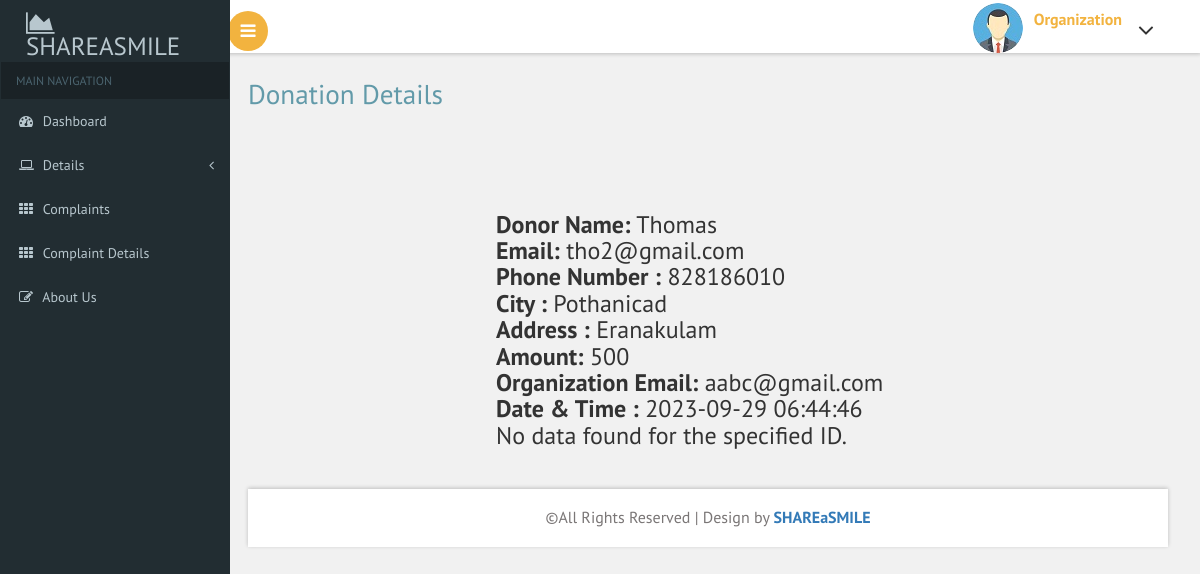
Screenshot of /organisation/fulldetails.php?id=28 with the database file from the repository.
### tables this page shows
CREATE TABLE `payment` (
  `payment_id` int(11) NOT NULL,
  `full_name` varchar(100) NOT NULL,
  `email` varchar(100) NOT NULL,
  `phone_number` varchar(15) NOT NULL,
  `city` varchar(100) NOT NULL,
  `address` varchar(500) NOT NULL,
  `amount` varchar(20) NOT NULL,
  `payment_status` int(11) NOT NULL,
  `donor_email` varchar(50) NOT NULL,
  `organization_email` varchar(500) NOT NULL,
  `donation_id` int(11) NOT NULL,
  `time_stamp` timestamp NOT NULL DEFAULT current_timestamp()
);

### organisation/fulldetails.php (the view)
<?php
include("header.php");
?>
<div id="page-wrapper">
    <div class="main-page">
        <h2 class="title1">Donation Details</h2>
        <?php
        if (isset($_GET['id'])) {
            $payment_id = $_GET['id'];
            $donation_id = $_GET['donation_id'];
            require("connect.php");
            $stmt = $conn->prepare("SELECT * FROM payment WHERE payment_id = ?");
            $stmt->bind_param("i", $payment_id);
            $stmt->execute();
            $res = $stmt->get_result();
            if ($res->num_rows > 0) {
                $row = $res->fetch_assoc();
                echo "<div id='page-wrapper'>";
                echo "<h3><b>Donor Name:</b> " . $row['full_name'] . "<br>";
                echo "<b>Email:</b> " . $row['email'] . "<br>";
                echo "<b>Phone Number :</b> " . $row['phone_number'] . "<br>";
                echo "<b>City :</b> " . $row['city'] . "<br>";
                echo "<b>Address :</b> " . $row['address'] . "<br>";
                echo "<b>Amount:</b> " . $row['amount'] . "<br>";
                echo "<b>Organization Email:</b> " . $row['organization_email'] . "<br>";
                echo "<b>Date & Time :</b> " . $row['time_stamp'] . "<br>";
                $stmt = $conn->prepare("SELECT * FROM request_form WHERE donation_id = ?");
                $stmt->bind_param("i", $donation_id);
                $stmt->execute();
                $res = $stmt->get_result();
                if ($res->num_rows > 0) {
                    while ($row1 = $res->fetch_assoc()) {
                        echo "<div id='page-wrapper'>";
                        echo "<b>Donation Type:</b> " . $row1['donation_type'] . "<br>";
                        echo "<b>Donation Details:</b> " . $row1['donation_details'] . "<br>";
                        echo "<b>Estimated Amount :</b> " . $row1['estimated_amount'] . "<br>";
                        echo "<b>Account Number:</b> " . $row1['account_number'] . "<br>";
                        echo "<b>IFSC Code:</b> " . $row1['ifsc_code'] . "<br>";
                        echo "<b>Bank Name:</b> " . $row1['bank_name'] . "<br>";
                        echo "<b>Account Holder Name:</b> " . $row1['holder_name'] . "<br>";
                        echo "<b>Branch Name:</b> " . $row1['branch'] . "<br>";
                        echo "<b>Place:</b> " . $row1['place'] . "<br>";
                        echo "<b>Date:</b> " . $row1['date'] . "<br>";
                        echo "</div>";
                    }
                    echo '<a class="btn btn-primary" href="recieve.php">Go Back</a>';
                    echo '</h3>';
                } else {
                    echo "<p>No data found for the specified ID.</p>";
                }
            }
        } else {
            echo "<p>No ID provided.</p>";
        }
        ?>
    </div>
</div>
<?php
include("footer.php");
?>

### organisation/css/custom.css (style rules this page uses)
#page-wrapper { padding:5em 2em 2.5em; background-color: #F1F1F1; }

### rows the page displays
payment: full_name "Thomas", email "tho2@gmail.com", phone_number "828186010", city "Pothanicad", address "Eranakulam", amount "500", organization_email "aabc@gmail.com", time_stamp "2023-09-29 06:44:46"
